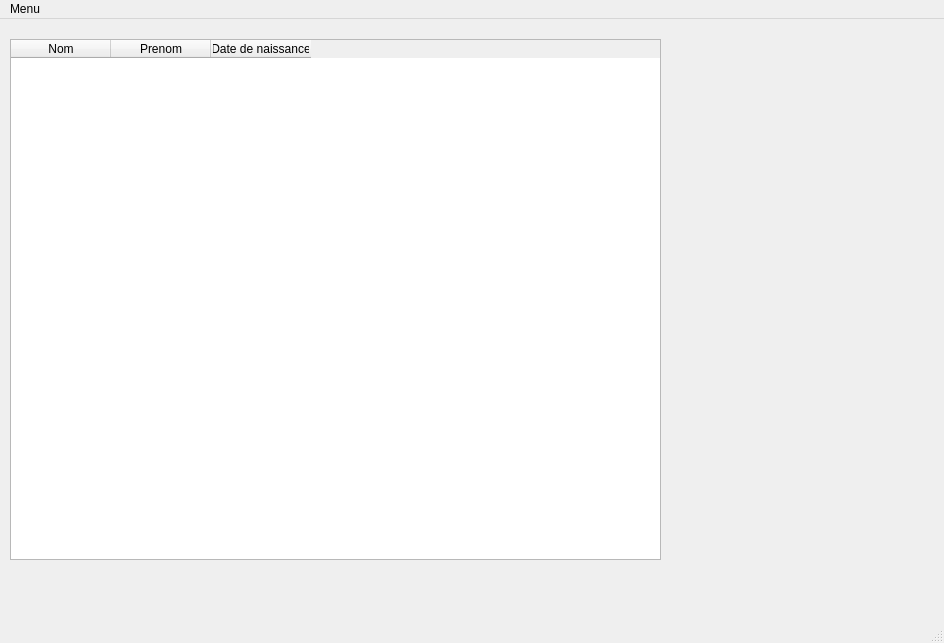
<?xml version="1.0" encoding="UTF-8"?>
<ui version="4.0">
 <class>EmployeGUIClass</class>
 <widget class="QMainWindow" name="EmployeGUIClass">
  <property name="geometry">
   <rect>
    <x>0</x>
    <y>0</y>
    <width>944</width>
    <height>643</height>
   </rect>
  </property>
  <property name="windowTitle">
   <string>MainWindow</string>
  </property>
  <widget class="QWidget" name="centralwidget">
   <widget class="QTableWidget" name="tableWidget">
    <property name="geometry">
     <rect>
      <x>10</x>
      <y>20</y>
      <width>651</width>
      <height>521</height>
     </rect>
    </property>
    <property name="selectionMode">
     <enum>QAbstractItemView::SingleSelection</enum>
    </property>
    <property name="selectionBehavior">
     <enum>QAbstractItemView::SelectRows</enum>
    </property>
    <column>
     <property name="text">
      <string>Nom</string>
     </property>
    </column>
    <column>
     <property name="text">
      <string>Prenom</string>
     </property>
    </column>
    <column>
     <property name="text">
      <string>Date de naissance</string>
     </property>
    </column>
   </widget>
  </widget>
  <widget class="QMenuBar" name="menubar">
   <property name="geometry">
    <rect>
     <x>0</x>
     <y>0</y>
     <width>944</width>
     <height>22</height>
    </rect>
   </property>
   <widget class="QMenu" name="menuMenu">
    <property name="title">
     <string>Menu</string>
    </property>
    <widget class="QMenu" name="menuAjouter_employe">
     <property name="title">
      <string>Ajouter employe</string>
     </property>
     <addaction name="actionCommission"/>
     <addaction name="actionHoraire"/>
     <addaction name="actionPatron"/>
    </widget>
    <addaction name="menuAjouter_employe"/>
    <addaction name="actionQuitter"/>
   </widget>
   <addaction name="menuMenu"/>
  </widget>
  <widget class="QStatusBar" name="statusbar"/>
  <action name="actionQuitter">
   <property name="text">
    <string>Quitter</string>
   </property>
  </action>
  <action name="actionCommission">
   <property name="text">
    <string>Commission</string>
   </property>
  </action>
  <action name="actionHoraire">
   <property name="text">
    <string>Horaire</string>
   </property>
  </action>
  <action name="actionPatron">
   <property name="text">
    <string>Patron</string>
   </property>
  </action>
 </widget>
 <resources/>
 <connections>
  <connection>
   <sender>actionQuitter</sender>
   <signal>triggered()</signal>
   <receiver>EmployeGUIClass</receiver>
   <slot>close()</slot>
   <hints>
    <hint type="sourcelabel">
     <x>-1</x>
     <y>-1</y>
    </hint>
    <hint type="destinationlabel">
     <x>399</x>
     <y>299</y>
    </hint>
   </hints>
  </connection>
 </connections>
</ui>
